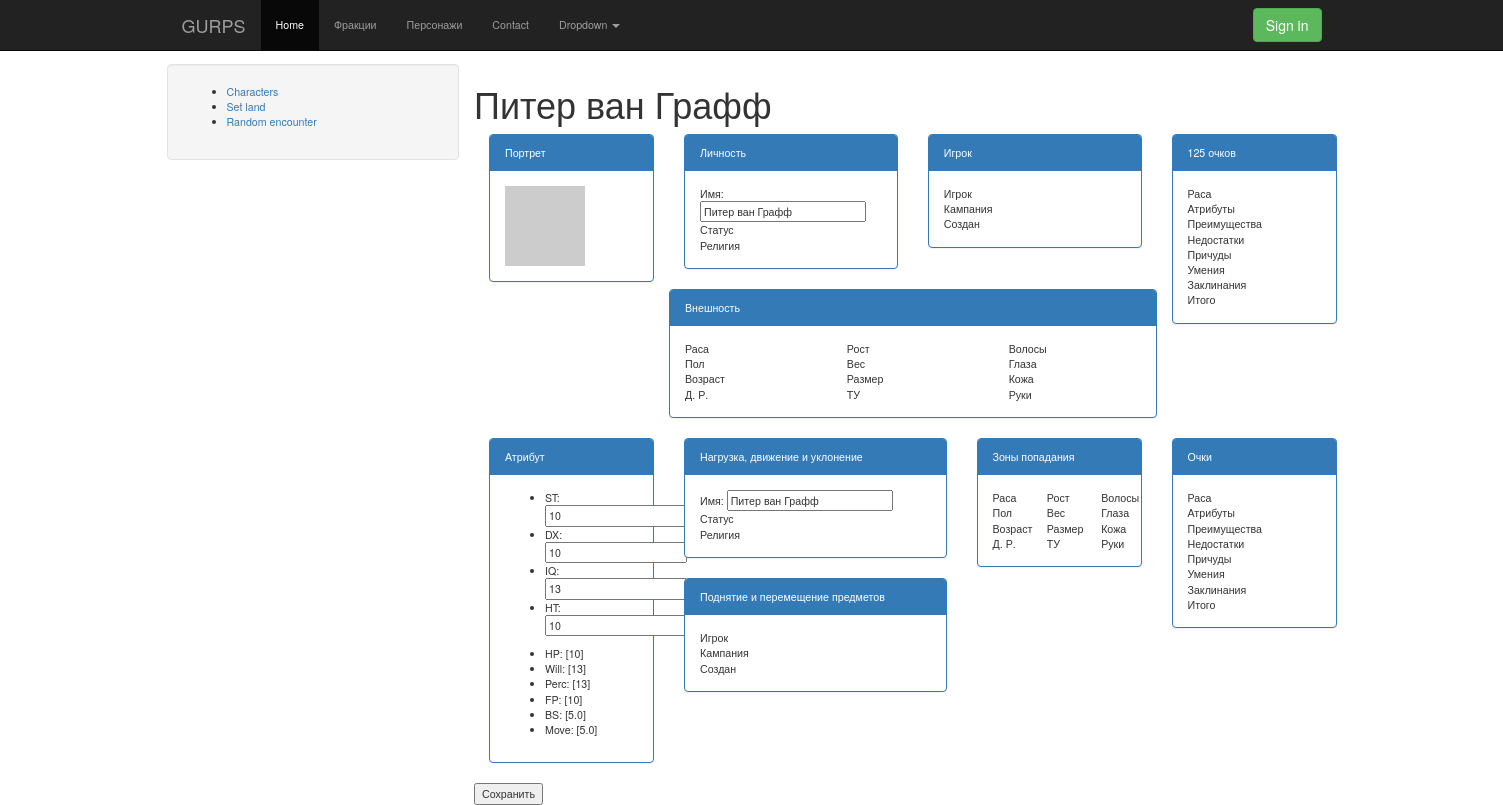
The app's page /char/id-1 with its own data.
### models/GameCharacter.py (models this page shows, shortened)
class GameCharacter(db.Model):
    id = db.Column(db.Integer, primary_key=True)
    charname = db.Column(db.String, index=True, default="Персонаж")
    description = db.Column(db.Unicode)
    st = db.Column(db.Integer, default=10)
    dx = db.Column(db.Integer, default=10)
    iq = db.Column(db.Integer, default=10)
    ht = db.Column(db.Integer, default=10)
    def calcAttributes(self):
        import attributes
        self.ST = attributes.ST(self.st)
        self.DX = attributes.ST(self.dx)
        self.IQ = attributes.ST(self.iq)
        self.HT = attributes.ST(self.ht)
        self.HP = attributes.HP(self.ST)
        self.Will = attributes.Will(self.IQ)
        self.Perc = attributes.Perc(self.IQ)
        self.FP = attributes.FP(self.HT)
        self.BS = attributes.BS(self.DX, self.HT)
        self.Move = attributes.Move(self.BS)
    def avatar(self, size=32):
        from hashlib import md5
        charname = self.charname
        if charname is None:
            import random
            charname = repr(random.getrandbits(128))
        return "http://www.gravatar.com/avatar/" + md5(charname.encode("utf-8")).hexdigest() + "?d=monsterid&s=" + str(size)

### web/views/char.py (the view)
@app.route("/char/id-<int:char_id>", methods=['GET', 'POST'])
def edit_character(char_id):
    from web.models import GameCharacter
    from web.forms import CharEditForm
    c = GameCharacter.query.get(char_id)
    if c is None:
        return redirect(url_for('character'))
    c.calcAttributes()
    form = CharEditForm()
    if form.validate_on_submit():
        form.save_char(c)
        db.session.add(c)
        db.session.commit()
        flash('Your changes have been saved')
        return redirect(url_for('character'))
    else:
        form.load_char(c)
    return render_template("char_edit.html", c=c, form=form)

### web/forms.py (shortened to what this page needs)
class CharEditForm(FlaskForm):
    charname = TextField('charname', validators = [Required()])
    st = TextField('st', validators = [NumberRange()])
    dx = TextField('dx', validators = [NumberRange()])
    iq = TextField('iq', validators = [NumberRange()])
    ht = TextField('ht', validators = [NumberRange()])
    def load_char(self, c):
        self.charname.data = c.charname
        self.st.data = c.st
        self.dx.data = c.dx
        self.iq.data = c.iq
        self.ht.data = c.ht

### attributes.py (called while the page is built)
    def __repr__(self):
        return "[{}]".format(self.value)

    def getValue(self):
        return self.value

    def getValue(self):
        s = 0
        for i in self.Primaries:
            s += i.value
        return s / 4 + self.modifier

### web/templates/char_edit.html (shortened to what this page needs)
{% extends "base.html" %}
{% block content %}
<h1>{{c.charname}}</h1>
<form action="" method="post" name="edit">
<div class="container">
  <div class="row">
    <div class="col-md-2">
      <div class="panel panel-primary">
        <div class="panel-heading">Портрет</div>
        <div class="panel-body">
          <img src="{{c.avatar(128)}}">
        </div>
      </div>
    </div>
    <div class="col-md-5">
      <div class="row">
        <div class="col-md-6">
          <div class="panel panel-primary">
            <div class="panel-heading">Личность</div>
            <div class="panel-body">
              <div>Имя: {{form.charname(size = 24)}}</div>
              <div>Статус</div>
              <div>Религия</div>
            </div>
          </div>
       </div>
        <div class="col-md-6">
          <div class="panel panel-primary">
            <div class="panel-heading">Игрок</div>
            <div class="panel-body">
              <div>Игрок</div>
              <div>Кампания</div>
              <div>Создан</div>
            </div>
          </div>
        </div>
      </div>
      <div class="row">
        <div class="panel panel-primary">
          <div class="panel-heading">Внешность</div>
          <div class="panel-body">
            <div class="row">
              <div class="col-md-4">
                <div>Раса</div>
                <div>Пол</div>
                <div>Возраст</div>
                <div>Д. Р.</div>
              </div>
              <div class="col-md-4">
                <div>Рост</div>
                <div>Вес</div>
                <div>Размер</div>
                <div>ТУ</div>
              </div>
              <div class="col-md-4">
                <div>Волосы</div>
                <div>Глаза</div>
                <div>Кожа</div>
                <div>Руки</div>
              </div>
            </div>
          </div>
        </div>
      </div>
    </div>
    <div class="col-md-2">
      <div class="panel panel-primary">
        <div class="panel-heading">125 очков</div>
        <div class="panel-body">
          <div>Раса</div>
          <div>Атрибуты</div>
          <div>Преимущества</div>
          <div>Недостатки</div>
          <div>Причуды</div>
          <div>Умения</div>
          <div>Заклинания</div>
          <div>Итого</div>
        </div>
      </div>
    </div>
  </div>
  <div class="row">
    <div class="col-md-2">
      <div class="panel panel-primary">
        <div class="panel-heading">Атрибут</div>
        <div class="panel-body">
  <ul>
    <li>ST: {{form.st}}</li>
    <li>DX: {{form.dx}}</li>
    <li>IQ: {{form.iq}}</li>
    <li>HT: {{form.ht}}</li>
  </ul>
  <ul>
    <li>HP: {{c.HP}}</li>
    <li>Will: {{c.Will}}</li>
    <li>Perc: {{c.Perc}}</li>
    <li>FP: {{c.FP}}</li>
    <li>BS: {{c.BS}}</li>
    <li>Move: {{c.Move}}</li>
  </ul>
        </div>
      </div>
    </div>
    <div class="col-md-3">
      <div class="panel panel-primary">
        <div class="panel-heading">Нагрузка, движение и уклонение</div>
        <div class="panel-body">
          <div>Имя: {{form.charname(size = 24)}}</div>
          <div>Статус</div>
          <div>Религия</div>
        </div>
      </div>
      <div class="panel panel-primary">
        <div class="panel-heading">Поднятие и перемещение предметов</div>
        <div class="panel-body">
          <div>Игрок</div>
          <div>Кампания</div>
          <div>Создан</div>
        </div>
      </div>
    </div>
    <div class="col-md-2">
      <div class="panel panel-primary">
        <div class="panel-heading">Зоны попадания</div>
        <div class="panel-body">
          <div class="row">
            <div class="col-md-4">
              <div>Раса</div>
              <div>Пол</div>
              <div>Возраст</div>
              <div>Д. Р.</div>
            </div>
            <div class="col-md-4">
              <div>Рост</div>
              <div>Вес</div>
              <div>Размер</div>
              <div>ТУ</div>
            </div>
            <div class="col-md-4">
              <div>Волосы</div>
              <div>Глаза</div>
              <div>Кожа</div>
              <div>Руки</div>
            </div>
          </div>
        </div>
      </div>
    </div>
    <div class="col-md-2">
      <div class="panel panel-primary">
        <div class="panel-heading">Очки</div>
        <div class="panel-body">
          <div>Раса</div>
          <div>Атрибуты</div>
          <div>Преимущества</div>
          <div>Недостатки</div>
          <div>Причуды</div>
          <div>Умения</div>
          <div>Заклинания</div>
          <div>Итого</div>
        </div>
      </div>
    </div>
  </div>
</div>
  <div>
    <input type="submit" value="Сохранить">
  </div>
</form>
{% endblock %}

### web/static/css/main.css (style rules this page uses)
body { padding-top: 64px; font-size: 8pt; }

### records on screen
GameCharacter: charname "Питер ван Графф", st "10", dx "10", iq "13", ht "10"

### other values on screen
{{ c.HP }} "[10]"
{{ c.Will }} "[13]"
{{ c.Perc }} "[13]"
{{ c.FP }} "[10]"
{{ c.BS }} "[5.0]"
{{ c.Move }} "[5.0]"
